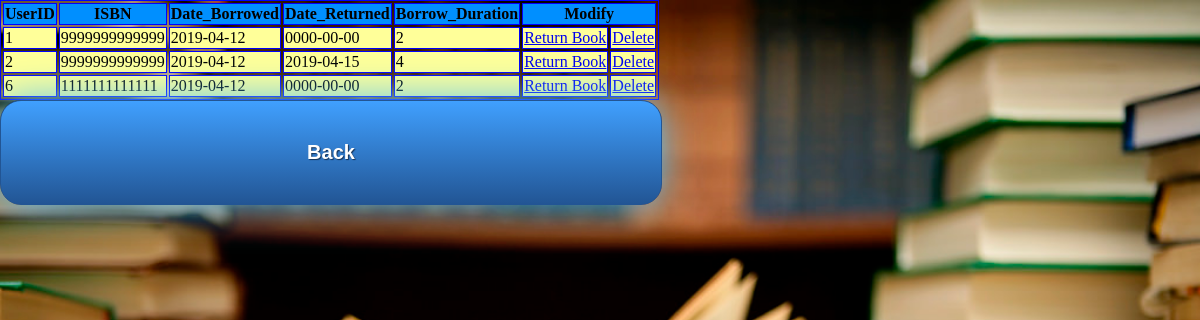
/returnbook.php, run on an earlier commit of the app's database.
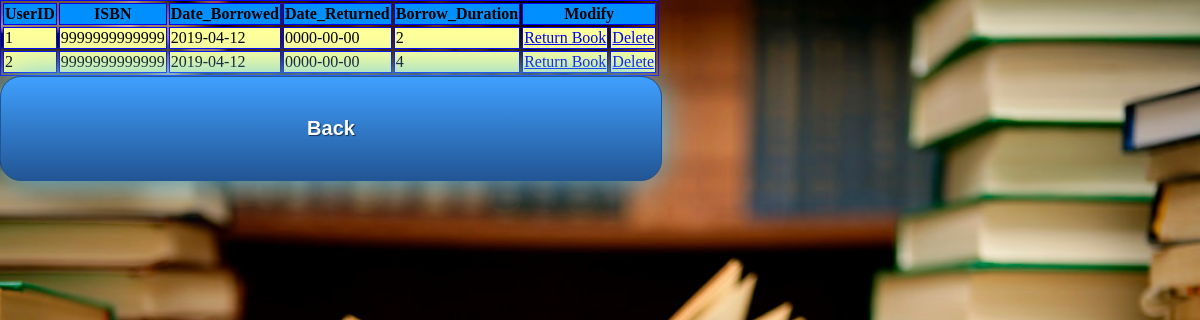
And on a later commit of the database.
### tables this page shows
CREATE TABLE `borrows` (
  `UserID` int(11) NOT NULL,
  `ISBN` varchar(13) NOT NULL,
  `Date_Borrowed` date NOT NULL,
  `Date_Returned` date DEFAULT NULL,
  `Borrow_Duration` int(5) NOT NULL
);

### returnbook.php (the view, shortened to what this page needs)
<html>
	<link rel="stylesheet" type="text/css" href="main.css">
		<body>
			<?php
	$con=mysqli_connect("localhost","root","","lms");
	$result = mysqli_query($con,"SELECT * FROM borrows");
	echo "<table border='1' BORDERCOLOR='#0000FF'>
	<tr style='background-color:#008FFF'>
	<th>UserID</th>
	<th>ISBN</th>
	<th>Date_Borrowed</th>
	<th>Date_Returned</th>
	<th>Borrow_Duration</th>
	<th colspan='2'>Modify</th>
	</tr>";
	while($row = mysqli_fetch_array($result)){
		echo '<tr style="background-color:#ffff99">';
		echo "<td>" . $row['UserID'] . "</td>";
		echo "<td>" . $row['ISBN'] . "</td>";
		echo "<td>" . $row['Date_Borrowed'] . "</td>";
		echo "<td>" . $row['Date_Returned'] . "</td>";
		echo "<td>" . $row['Borrow_Duration'] . "</td>";
		echo "<td><a href='update_borrows.php?&amp;UserID= " . $row['UserID'] . "'>Return Book</a></td>";
		echo "<td><a onClick= \"return confirm('Do you want to delete this entry?')\" href='returnbook.php?job=delete&amp;UserID=".$row['UserID']."
		&amp;ISBN=".$row['ISBN']."'>Delete</a></td>";
		echo "</tr>";
	}
	echo "</table>";
?>
	<a class="button" href="librarian.php">Back</a>
	</body>
</html>

What changed in the data, as far as the page shows it:
removed borrows: UserID "6", ISBN "1111111111111", Date_Borrowed "2019-04-12", Date_Returned "0000-00-00", Borrow_Duration "2"
changed borrows (number 2 of 2 on the later page): Date_Returned "2019-04-15" → "0000-00-00"
